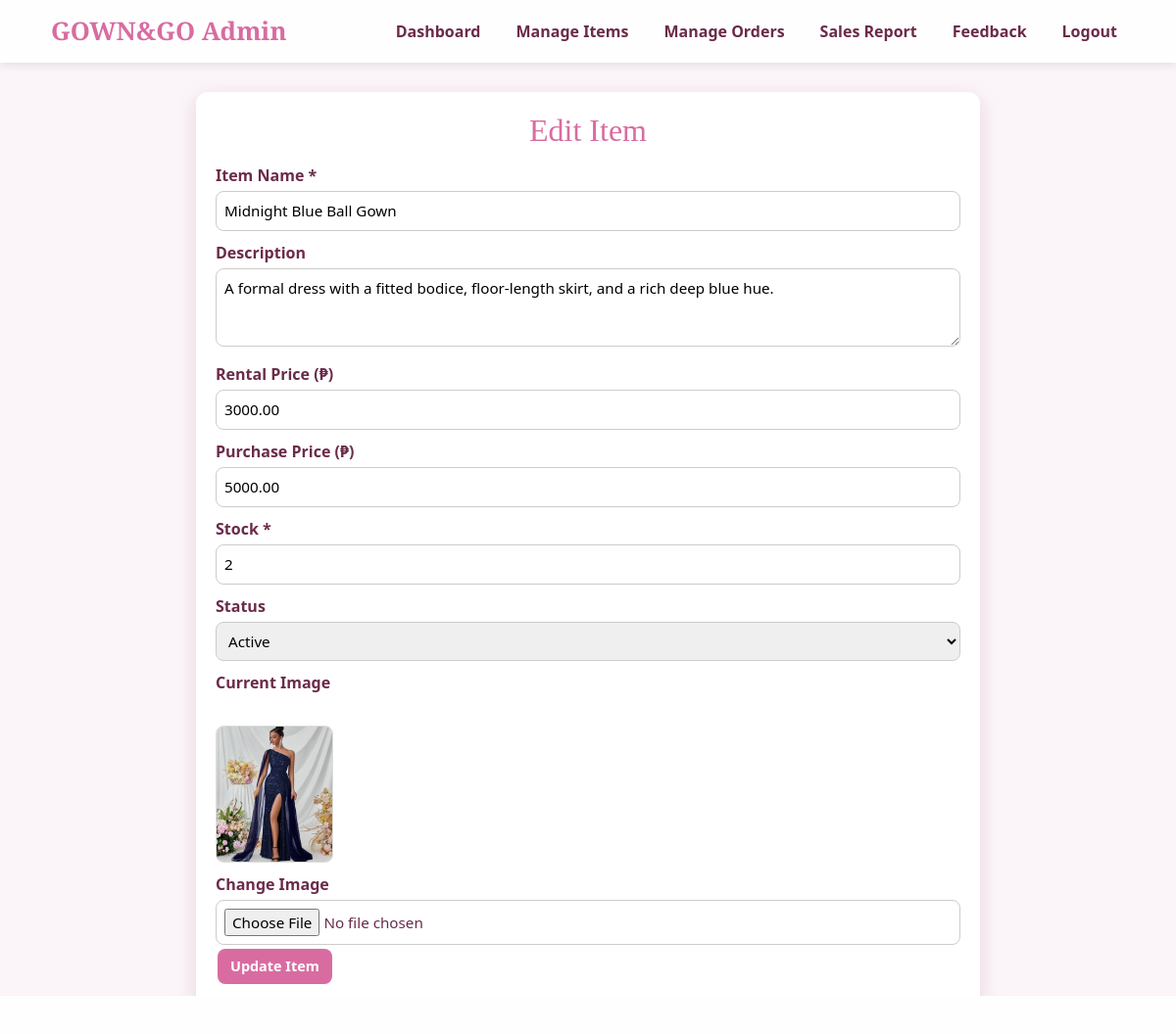
The page /admin/edit_item.php?id=3 (signed in) on the database its author committed.
### tables this page shows
CREATE TABLE `items` (
  `item_id` int(11) NOT NULL,
  `name` varchar(255) NOT NULL,
  `description` text DEFAULT NULL,
  `rental_price` decimal(10,2) NOT NULL,
  `purchase_price` decimal(10,2) NOT NULL,
  `status` enum('Available','Out of Stock','Rented') NOT NULL DEFAULT 'Available',
  `stock` int(11) NOT NULL DEFAULT 0,
  `image` varchar(255) DEFAULT NULL,
  `created_at` datetime DEFAULT current_timestamp()
);

### admin/edit_item.php (the view, shortened to what this page needs)
<?php
include '../config.php';
$item_id = (int) $_GET['id'];
$stmt = $conn->prepare("SELECT * FROM items WHERE item_id = ?");
$stmt->bind_param("i", $item_id);
$stmt->execute();
$item = $stmt->get_result()->fetch_assoc();
$name = $item['name'];
$description = $item['description'];
$rental_price = $item['rental_price'];
$purchase_price = $item['purchase_price'];
$stock = $item['stock'];
$status = $item['status'];
$current_image = $item['image'];
?>
<!DOCTYPE html>
<html lang="en">
<head>
<link rel="stylesheet" href="https://cdn.jsdelivr.net/npm/bootstrap@5.3.8/dist/css/bootstrap.min.css">
<link rel="stylesheet" href="inclusion/stylesheet.css">
</head>
<body>
<?php include 'inclusion/nav.php'; ?>
<main class="main-container">
  <h2>Edit Item</h2>
  <form method="POST" enctype="multipart/form-data">
    <label>Item Name *</label>
    <input type="text" name="name" required value="<?php echo htmlspecialchars($name); ?>">
    <label>Description</label>
    <textarea name="description"><?php echo htmlspecialchars($description); ?></textarea>
    <label>Rental Price (₱)</label>
    <input type="number" step="0.01" name="rental_price" value="<?php echo htmlspecialchars($rental_price); ?>">
    <label>Purchase Price (₱)</label>
    <input type="number" step="0.01" name="purchase_price" value="<?php echo htmlspecialchars($purchase_price); ?>">
    <label>Stock *</label>
    <input type="number" name="stock" min="0" required value="<?php echo htmlspecialchars($stock); ?>">
    <label>Status</label>
    <select name="status">
      <option value="active" <?php echo ($status === 'active' ? 'selected' : ''); ?>>Active</option>
    </select>
    <label>Current Image</label>
    <br>
    <?php
      $img = !empty($current_image)
        ? "../uploads/" . $current_image
        : "https://via.placeholder.com/120x140?text=No+Image";
    ?>
    <img class="preview-img" src="<?php echo $img; ?>" alt="Current image">
    <label>Change Image</label>
    <input type="file" name="image" accept="image/*">
    <button type="submit" class="btn">Update Item</button>
  </form>
</main>
</body>
</html>

### admin/inclusion/stylesheet.css (style rules this page uses)
* { box-sizing: border-box; }
body { margin: 0; font-family: 'Segoe UI', sans-serif; background: url('https://i.pinimg.com/1200x/63/01/8a/63018a11c5ad770ed2eec2d2587cea74.jpg') no-repeat center fixed; background-size: cover; color: #6b2b4a; }
body::before { content: ""; position: fixed; inset: 0; background: rgba(245,230,240,0.4); z-index: -1; }
.main-container { max-width: 1100px; margin: 30px auto 50px; padding: 20px; background: rgba(255,255,255,0.94); border-radius: 12px; box-shadow: 0 6px 20px rgba(183, 134, 154, 0.3); }
h2 { text-align: center; font-family: 'Playfair Display', serif; color: #d86ca1; margin-bottom: 15px; }
.btn { display: inline-block; padding: 6px 12px; margin: 4px 2px; background: #d86ca1; color: #fff; border-radius: 8px; text-decoration: none; font-size: 0.9rem; font-weight: bold; }
label { display: block; margin-top: 10px; font-weight: 600; }
input[type=text], input[type=number], input[type=file], textarea, select { width: 100%; padding: 8px; margin-top: 4px; border-radius: 8px; border: 1px solid #ccc; font-size: 0.95rem; }
textarea { resize: vertical; min-height: 80px; }

### admin/edit_item.php (style rules this page uses)
.main-container { max-width: 800px; }
.preview-img { margin-top: 8px; width: 120px; height: 140px; object-fit: cover; border-radius: 8px; border: 1px solid #ddd; }

### rows shown on the page
items: name "Midnight Blue Ball Gown", description "A formal dress with a fitted bodice, floor-length skirt, and a rich deep blue hue.", rental_price "3000.00", purchase_price "5000.00", stock "2", image (picture)
